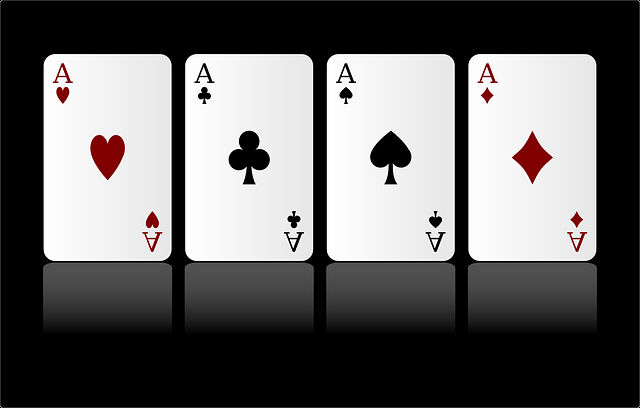
#> input picture images/playing_cards.png, 640 x 408 px
$ jupyter execute practice1_3.ipynb
#> lines starting #> are read from the running program, lines starting #| are printed output that depends on the picture; after the words box and inside, x2 and y2 are one past the last pixel; in counts of white or black regions, pixels touching at a corner belong together
[cell 1]
import cv2
card="../images/playing_cards.png"

[cell 2]
img = cv2.imread(card)
#> img is the input picture: shape (408, 640, 3); mean B, G, R 100.5, 100.5, 101.9

cv2.imshow("img", img)
cv2.waitKey(0)
cv2.destroyAllWindows()

[cell 3]
img = cv2.imread(card)

name = "Card"
cv2.namedWindow(name)
coppied = img.copy()
gray = cv2.cvtColor(coppied, cv2.COLOR_BGR2GRAY)

ret, binary = cv2.threshold(gray, -1, 255, cv2.THRESH_BINARY | cv2.THRESH_OTSU)
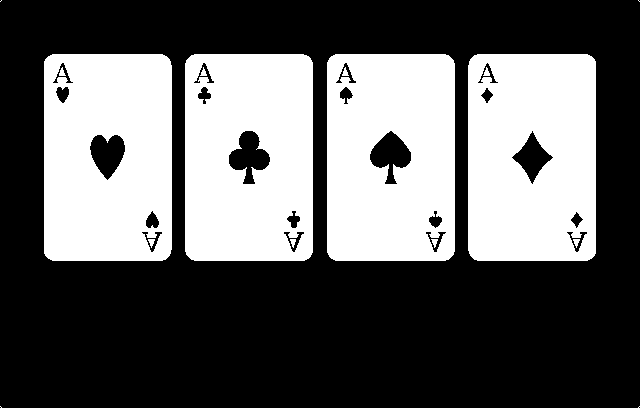
#> binary: shape (408, 640); 38.1% white; 16 white regions (4 under 20 px)
#> ret = 128

contours, hierachy = cv2.findContours(
    binary, cv2.RETR_EXTERNAL, cv2.CHAIN_APPROX_NONE)
#> contours = 8 contours, 4 with area under 20; largest, box (x1, y1, x2, y2) and area: (327, 54, 455, 261) 26057, (468, 54, 596, 261) 26056, (185, 54, 313, 261) 26056, (44, 54, 172, 261) 26054

for contour in contours:
    x, y, width, height = cv2.boundingRect(contour)

    cv2.rectangle(coppied, (x, y), (x+width, y+height),
                  (45, 145, 122), 2, cv2.LINE_AA)
#> this loop made 8 passes
#> (contour, x, y, width, height) on passes 1, 2, 7, 8: ([[639, 406], [638, 407]], 638, 406, 2, 2), ([[0, 406], [1, 407]], 0, 406, 2, 2), ([[638, 0], [639, 1]], 638, 0, 2, 2), ([[1, 0], [0, 1]], 0, 0, 2, 2)
#> (x, y, width, height) on passes 3 to 6: (468, 54, 128, 207), (327, 54, 128, 207), (185, 54, 128, 207), (44, 54, 128, 207)
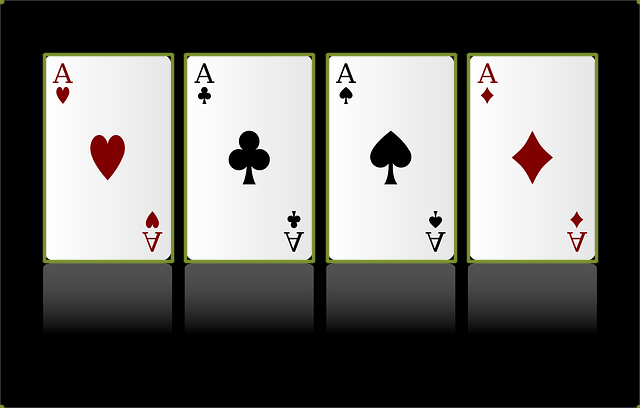
#> coppied: shape (408, 640, 3); 5.15% of pixels changed, all inside (x1, y1, x2, y2) = (0, 0, 640, 408)

cv2.imshow(name, coppied)
cv2.waitKey(0)
cv2.destroyAllWindows()

[cell 4]
img = cv2.imread(card)

name = "Card"
cv2.namedWindow(name)
coppied = img.copy()
gray = cv2.cvtColor(coppied, cv2.COLOR_BGR2GRAY)

ret, binary = cv2.threshold(gray, -1, 255, cv2.THRESH_BINARY | cv2.THRESH_OTSU)

contours, hierachy = cv2.findContours(
    binary, cv2.RETR_EXTERNAL, cv2.CHAIN_APPROX_NONE)

contour_list = []
for contour in contours:
    # print(cv2.contourArea(contour))
    if cv2.contourArea(contour) > 2000:
        x, y, width, height = cv2.boundingRect(contour)
        contour_list.append([x, y, width, height])
        cv2.rectangle(coppied, (x, y), (x+width, y+height),
                      (45, 145, 122), 2, cv2.LINE_AA)
#> this loop made 8 passes
#> x on passes 3 to 6: 468, 327, 185, 44
#> contour on passes 1, 2, 7, 8: [[639, 406], [638, 407]], [[0, 406], [1, 407]], [[638, 0], [639, 1]], [[1, 0], [0, 1]]
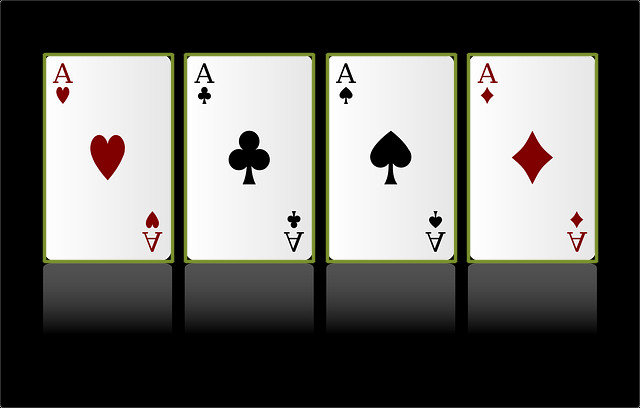
#> coppied: shape (408, 640, 3); 5.12% of pixels changed, all inside (x1, y1, x2, y2) = (42, 52, 599, 264)
#> after the loop, contour_list = [[468, 54, 128, 207], [327, 54, 128, 207], [185, 54, 128, 207], [44, 54, 128, 207]]

cv2.createTrackbar("index", name, 0, len(contour_list)-1, lambda x: x)

while True:
    coppied = img.copy()
    index = cv2.getTrackbarPos("index", name)
#> index = 0
    # cv2.rectangle(coppied, (contour_list[index][0], contour_list[index][1]), (contour_list[index][0] +
    #               contour_list[index][2], contour_list[index][1]+contour_list[index][3]), (45, 145, 122), 2, cv2.LINE_AA)
    # cropped = img[contour_list[index][1]:contour_list[index][0]+contour_list[index]
    #                   [3], contour_list[index][0]:contour_list[index][0]+contour_list[index][2]]
    cv2.imshow(name, coppied)
    cv2.imshow("cropped", coppied)
    if cv2.waitKey(1) != -1:
#> (key Esc is pressed here)
        break
cv2.destroyAllWindows()

[cell 5]
img = cv2.imread(card)

name = "Card"
cv2.namedWindow(name)
coppied = img.copy()
gray = cv2.cvtColor(coppied, cv2.COLOR_BGR2GRAY)

ret, binary = cv2.threshold(gray, -1, 255, cv2.THRESH_BINARY | cv2.THRESH_OTSU)

contours, hierachy = cv2.findContours(
    binary, cv2.RETR_EXTERNAL, cv2.CHAIN_APPROX_NONE)

contour_list = []
for contour in contours:
    # print(cv2.contourArea(contour))
    if cv2.contourArea(contour) > 2000:
        contour_list.append(contour)
#> this loop made 8 passes
#> after the loop, contour_list = 4 contours; box (x1, y1, x2, y2) and area: (327, 54, 455, 261) 26057, (468, 54, 596, 261) 26056, (185, 54, 313, 261) 26056, (44, 54, 172, 261) 26054
count=1
for contour in contour_list:
  x, y, width, height = cv2.boundingRect(contour)
  cv2.rectangle(coppied, (x, y), (x+width, y+height),
                  (45, 145, 122), 2, cv2.LINE_AA)
  cv2.imshow(name, coppied)
  cropped = img[y:y+height, x:x+width]

  cv2.imshow(f"cropped_{count}", cropped)
  count+=1
#> this loop made 4 passes
#> pass 1, `cv2.imshow(name, coppied)`:
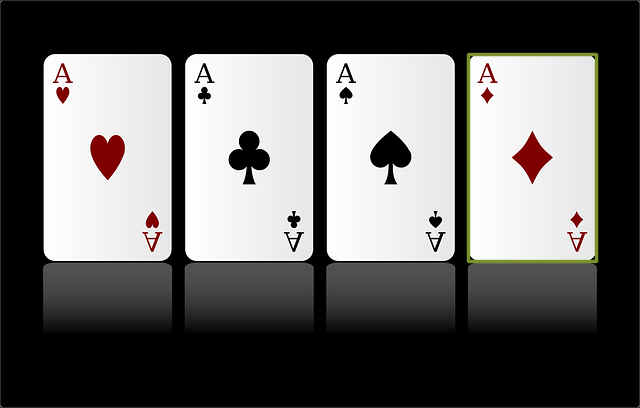
#> window 'Card': shape (408, 640, 3); mean B, G, R 99.9, 100.8, 101.9
#> pass 1, `cropped = img[y:y+height, x:x+width]`:
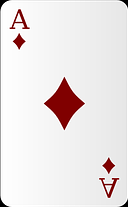
#> cropped: shape (207, 128, 3); mean B, G, R 229.1, 229.1, 235.2
#> after the loop, count = 5
cv2.waitKey(0)
cv2.destroyAllWindows()

## 같은 창에서 표시

[cell 6]
img = cv2.imread(card)

name = "Card"
cv2.namedWindow(name)
coppied = img.copy()
gray = cv2.cvtColor(coppied, cv2.COLOR_BGR2GRAY)

ret, binary = cv2.threshold(gray, -1, 255, cv2.THRESH_BINARY | cv2.THRESH_OTSU)

contours, hierachy = cv2.findContours(
    binary, cv2.RETR_EXTERNAL, cv2.CHAIN_APPROX_NONE)

contour_list = []
for contour in contours:
    # print(cv2.contourArea(contour))
    if cv2.contourArea(contour) > 2000:
        contour_list.append(contour)

cv2.createTrackbar("index", name, 0, len(contour_list)-1, lambda x: x)

while True:
    coppied = img.copy()
    index = cv2.getTrackbarPos("index", name)

    x, y, width, height = cv2.boundingRect(contour_list[index])
#> x = 468
    cv2.rectangle(coppied, (x, y), (x+width, y+height),
                  (45, 145, 122), 2, cv2.LINE_AA)
    cv2.imshow(name, coppied)
    cropped = img[y:y+height, x:x+width]

    cv2.imshow("cropped", cropped)
    if cv2.waitKey(1) != -1:
#> (key Esc is pressed here)
        break
cv2.destroyAllWindows()

## 실습 추가

[cell 7]
img = cv2.imread("../images/many_cards.png")
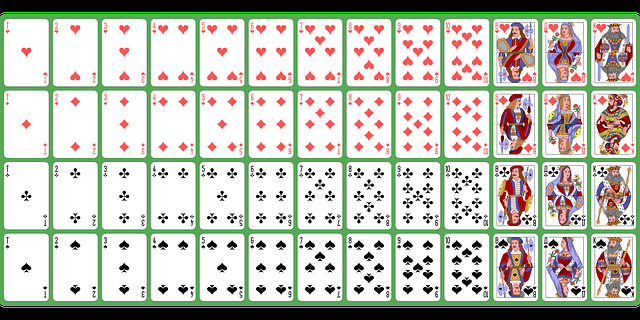
#> input picture images/many_cards.png, 640 x 320 px
#> img is the input picture: shape (320, 640, 3); mean B, G, R 180, 193.8, 189.7

name = "Card"
cv2.namedWindow(name)
coppied = img.copy()
gray = cv2.cvtColor(coppied, cv2.COLOR_BGR2GRAY)
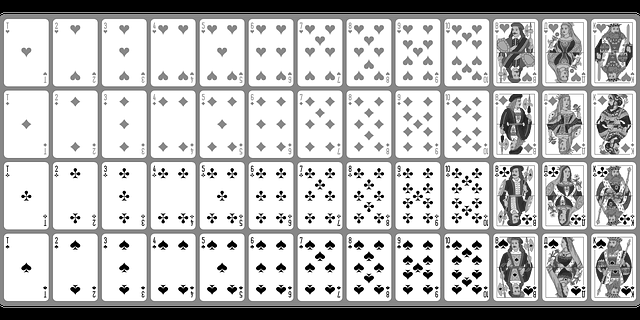
#> gray: shape (320, 640); min 0, max 255, mean 191

ret, binary = cv2.threshold(gray, -1, 255, cv2.THRESH_BINARY | cv2.THRESH_OTSU)
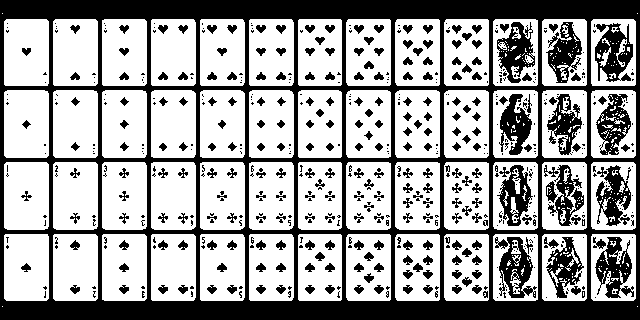
#> binary: shape (320, 640); 63.9% white; 665 black regions (408 under 20 px)
#> ret = 169

contours, hierachy = cv2.findContours(
    binary, cv2.RETR_EXTERNAL, cv2.CHAIN_APPROX_NONE)
#> contours = 56 contours, 4 with area under 20; largest, box (x1, y1, x2, y2) and area: (591, 162, 636, 230) 2936, (542, 162, 587, 230) 2936, (53, 162, 98, 230) 2936, (4, 162, 49, 230) 2936, (591, 90, 636, 158) 2936

contour_list = []
for contour in contours:
    # print(cv2.contourArea(contour))
    if cv2.contourArea(contour) > 2000:
        contour_list.append(contour)
#> this loop made 56 passes
#> contour on passes 1, 2, 55, 56: [[637, 306]], [[2, 306]], [[637, 13]], [[2, 13]]
#> after the loop, contour_list = 52 contours; largest, box (x1, y1, x2, y2) and area: (591, 162, 636, 230) 2936, (542, 162, 587, 230) 2936, (53, 162, 98, 230) 2936, (4, 162, 49, 230) 2936, (591, 90, 636, 158) 2936

cv2.createTrackbar("index", name, 0, len(contour_list)-1, lambda x: x)

while True:
    coppied = img.copy()
    index = cv2.getTrackbarPos("index", name)

    x, y, width, height = cv2.boundingRect(contour_list[index])
#> x = 591; y = 234; width = 45; height = 67
    cv2.rectangle(coppied, (x, y), (x+width, y+height),
                  (45, 145, 122), 2, cv2.LINE_AA)
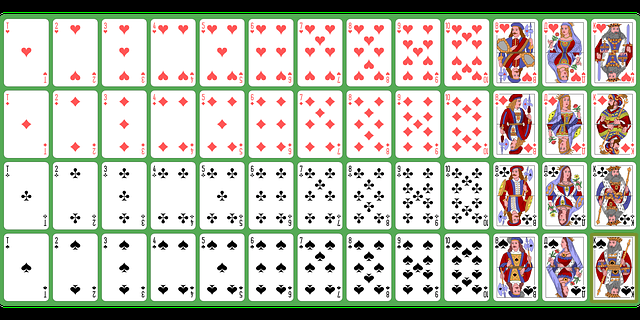
#> coppied: shape (320, 640, 3); 0.54% of pixels changed, all inside (x1, y1, x2, y2) = (589, 232, 639, 304)
    cv2.imshow(name, coppied)
    cropped = img[y:y+height, x:x+width]
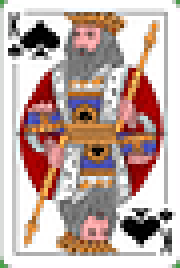
#> cropped: shape (67, 45, 3) (shown 4 times larger); mean B, G, R 164.1, 170.3, 192.6

    cv2.imshow("cropped", cropped)
    if cv2.waitKey(1) != -1:
#> (key Esc is pressed here)
        break
cv2.destroyAllWindows()
